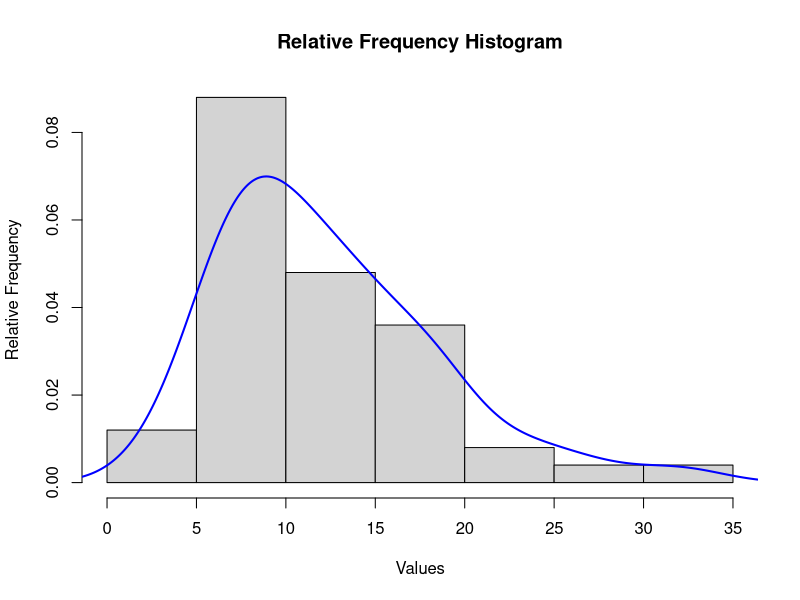

This chart was generated by the following R code:
values <- c(17, 20, 10, 9, 23, 13, 12, 19, 18, 24, 12, 14, 6, 9, 13, 6, 7, 10, 
            13, 7, 16, 18, 8, 13, 3, 32, 9, 7, 10, 11, 13, 7, 18, 7, 10, 4, 27, 
            19, 16, 8, 7, 10, 5, 14, 15, 10, 9, 6, 7, 15)

# Separate stems and leaves
stems <- values %/% 10
leaves <- values %% 10

# Identify sub-stems (0 = 0-4, · = 5-9)
substem <- ifelse(leaves <= 4, "", "·")

# Combine into factor for ordering
stem_label <- paste0(stems, substem)

# Build table of leaves grouped by stems
split_leaves <- tapply(leaves, stem_label, function(x) paste(sort(x), collapse = " "))

# Output in order
stems_order <- c("0","0·","1","1·","2","2·","3")
for (s in stems_order) {
  cat(sprintf("%-2s | %s\n", s, split_leaves[[s]]))
}

breaks <- seq(0, 7, by = 1)
bins <- cut(values, breaks, right = FALSE)

freq <- table(bins)
rel_freq <- prop.table(freq)

rel_freq_table <- data.frame(
  Interval = names(freq),
  Frequency = as.vector(freq),
  Relative_Frequency = round(as.vector(rel_freq), 3)
)

print(rel_freq_table)

hist(values, freq = FALSE,
     main = "Relative Frequency Histogram",
     xlab = "Values", ylab = "Relative Frequency")

# add a density curve for visual smoothness
lines(density(values), col = "blue", lwd = 2)

values_median <- median(values)
cat("Median: ", values_median, "\n")

